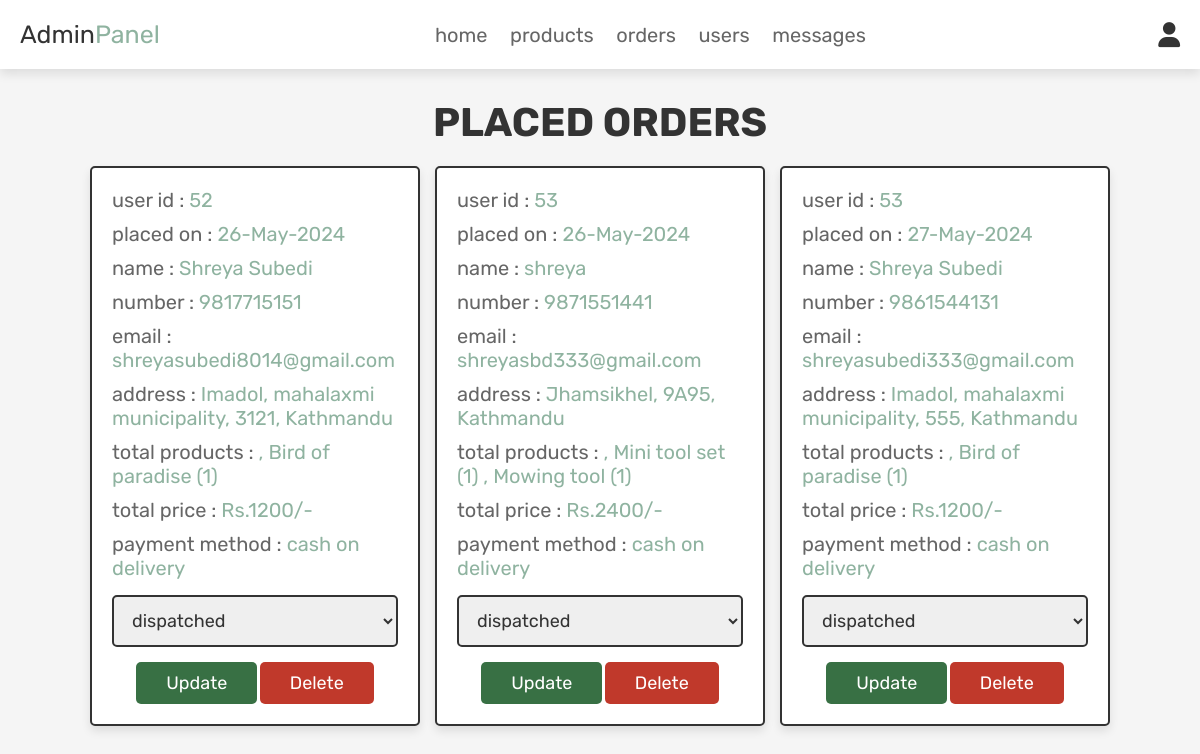
Screenshot of /admin_orders.php (signed in) with the database file from the repository.
### tables this page shows
CREATE TABLE `orders` (
  `id` int(100) NOT NULL,
  `user_id` int(100) NOT NULL,
  `name` varchar(100) NOT NULL,
  `number` varchar(50) NOT NULL,
  `email` varchar(100) NOT NULL,
  `method` varchar(50) NOT NULL,
  `address` varchar(500) NOT NULL,
  `total_products` varchar(1000) NOT NULL,
  `total_price` int(100) NOT NULL,
  `placed_on` varchar(50) NOT NULL,
  `payment_status` varchar(20) NOT NULL DEFAULT 'pending'
);

### admin_orders.php (the view, shortened to what this page needs)
<?php
@include 'config.php';
?>
<!DOCTYPE html>
<html lang="en">
<head>
    <link rel="stylesheet" href="https://cdnjs.cloudflare.com/ajax/libs/font-awesome/6.0.0/css/all.min.css">
    <link rel="stylesheet" href="css/admin_style.css">
</head>
<body>
    <?php @include 'admin_header.php'; ?>
    <section class="placed-orders">
        <h1 class="title">placed orders</h1>
        <div class="box-container">
            <?php
      $select_orders = mysqli_query($conn, "SELECT * FROM `orders`") or die('query failed');
      if(mysqli_num_rows($select_orders) > 0){
         while($fetch_orders = mysqli_fetch_assoc($select_orders)){
      ?>
            <div class="box">
                <p> user id : <span><?php echo $fetch_orders['user_id']; ?></span> </p>
                <p> placed on : <span><?php echo $fetch_orders['placed_on']; ?></span> </p>
                <p> name : <span><?php echo $fetch_orders['name']; ?></span> </p>
                <p> number : <span><?php echo $fetch_orders['number']; ?></span> </p>
                <p> email : <span><?php echo $fetch_orders['email']; ?></span> </p>
                <p> address : <span><?php echo $fetch_orders['address']; ?></span> </p>
                <p> total products : <span><?php echo $fetch_orders['total_products']; ?></span> </p>
                <p> total price : <span>Rs.<?php echo $fetch_orders['total_price']; ?>/-</span> </p>
                <p> payment method : <span><?php echo $fetch_orders['method']; ?></span> </p>
                <form action="" method="post">
                    <select name="update_payment">
                        <option disabled selected><?php echo $fetch_orders['payment_status']; ?></option>
                    </select>
                    <input type="submit" name="update_order" value="update" class="option-btn">
                    <a href="admin_orders.php?delete=<?php echo $fetch_orders['id']; ?>" class="delete-btn"
                        onclick="return confirm('delete this order?');">delete</a>
                </form>
            </div>
            <?php
         }
      }else{
         echo '<p class="empty">no orders placed yet!</p>';
      }
      ?>
        </div>
    </section>
</body>
</html>

### css/admin_style.css (style rules this page uses)
:root { --pink:#e84393; --darkgreen: #387044; --red:#c0392b; --orange:#f39c12; --black:#333; --white:#fff; --light-color:#666; --light-white:#ccc; --light-bg:#f5f5f5; --border:.2rem solid var(--black); --box-shadow:0 .5rem 1rem rgba(0,0,0,.1); --green: #8FB3A0; }
* { font-family: 'Rubik', sans-serif; margin:0; padding:0; box-sizing: border-box; outline: none; border:none; text-decoration: none; transition:all .2s linear; }
html { font-size: 62.5%; overflow-x: hidden; scroll-behavior: smooth; scroll-padding-top: 6.5rem; }
body { background: var(--light-bg); }
section { padding:3rem 2rem; }
.title { text-align: center; margin-bottom: 2rem; color:var(--black); text-transform: uppercase; font-size: 4rem; }
.btn, .delete-btn, .option-btn { display: inline-block; border-radius: .5rem; margin-top: 1rem; font-size: 1.8rem; color:var(--white); cursor: pointer; padding:1rem 3rem; text-transform: capitalize; }
.delete-btn { background-color: var(--red); }
.option-btn { background-color: var(--darkgreen); }
.placed-orders .box-container { display: grid; grid-template-columns: repeat(auto-fit, 33rem); gap:1.5rem; align-items: flex-start; max-width: 1200px; margin: 0 auto; justify-content: center; }
.placed-orders .box-container .box { padding:2rem; border:var(--border); background-color: var(--white); box-shadow: var(--box-shadow); border-radius: .5rem; }
.placed-orders .box-container .box p { margin-bottom: 1rem; font-size: 2rem; color:var(--light-color); }
.placed-orders .box-container .box p span { color:var(--green); }
.placed-orders .box-container .box form { margin-top: 1rem; text-align: center; }
.placed-orders .box-container .box form select { width: 100%; border:var(--border); padding:1.2rem 1.4rem; font-size: 1.8rem; color:var(--black); border:var(--border); border-radius: .5rem; margin:.5rem 0; }

### rows the page displays
orders: user "52", placed_on "26-May-2024", name "Shreya Subedi", number "9817715151", email "shreyasubedi8014@gmail.com", address "Imadol, mahalaxmi municipality, 3121, Kathmandu", total_products ", Bird of paradise (1)", total_price "1200", method "cash on delivery", update_payment "dispatched"
orders: user "53", placed_on "26-May-2024", name "shreya", number "9871551441", email "shreyasbd333@gmail.com", address "Jhamsikhel, 9A95, Kathmandu", total_products ", Mini tool set (1) , Mowing tool (1)", total_price "2400", method "cash on delivery", update_payment "dispatched"
orders: user "53", placed_on "27-May-2024", name "Shreya Subedi", number "9861544131", email "shreyasubedi333@gmail.com", address "Imadol, mahalaxmi municipality, 555, Kathmandu", total_products ", Bird of paradise (1)", total_price "1200", method "cash on delivery", update_payment "dispatched"
